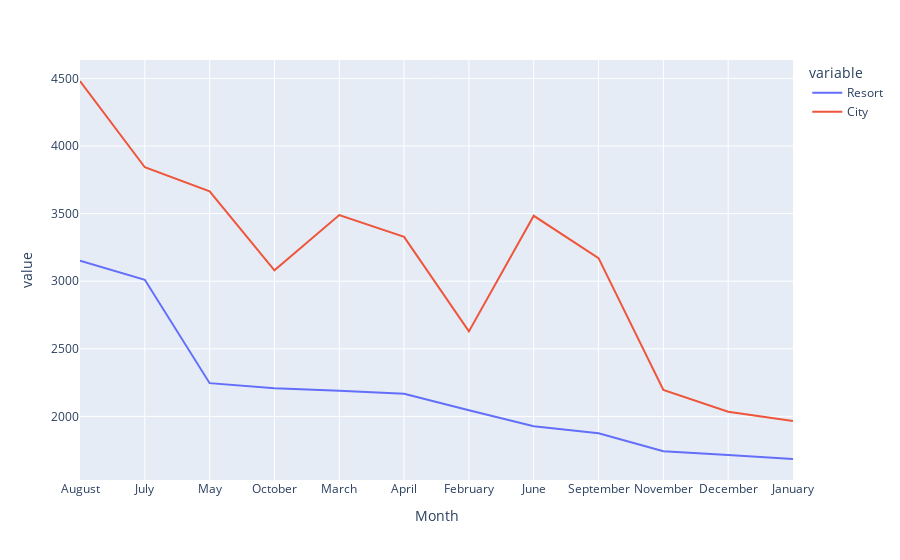

Notebook code for this chart:
### Code cell
px.line(data_frame=merged_data, x='Month', y=['Resort', 'City'])

### Figure 1 — Plotly figure (JSON) as saved in the notebook; plotly's stock layout.template omitted (floating-point values rounded to 4 significant figures)
{"data": [{"hovertemplate": "variable=Resort<br>Month=%{x}<br>value=%{y}<extra></extra>", "legendgroup": "Resort", "line": {"color": "#636efa", "dash": "solid"}, "marker": {"symbol": "circle"}, "mode": "lines", "name": "Resort", "orientation": "v", "showlegend": true, "type": "scatter", "x": ["August", "July", "May", "October", "March", "April", "February", "June", "September", "November", "December", "January"], "xaxis": "x", "y": [3152, 3011, 2246, 2209, 2189, 2167, 2045, 1927, 1875, 1743, 1715, 1685], "yaxis": "y"}, {"hovertemplate": "variable=City<br>Month=%{x}<br>value=%{y}<extra></extra>", "legendgroup": "City", "line": {"color": "#EF553B", "dash": "solid"}, "marker": {"symbol": "circle"}, "mode": "lines", "name": "City", "orientation": "v", "showlegend": true, "type": "scatter", "x": ["August", "July", "May", "October", "March", "April", "February", "June", "September", "November", "December", "January"], "xaxis": "x", "y": [4481, 3843, 3665, 3081, 3489, 3328, 2629, 3484, 3171, 2196, 2034, 1966], "yaxis": "y"}], "layout": {"legend": {"title": {"text": "variable"}, "tracegroupgap": 0}, "margin": {"t": 60}, "xaxis": {"anchor": "y", "domain": [0, 1], "title": {"text": "Month"}}, "yaxis": {"anchor": "x", "domain": [0, 1], "title": {"text": "value"}}}}
